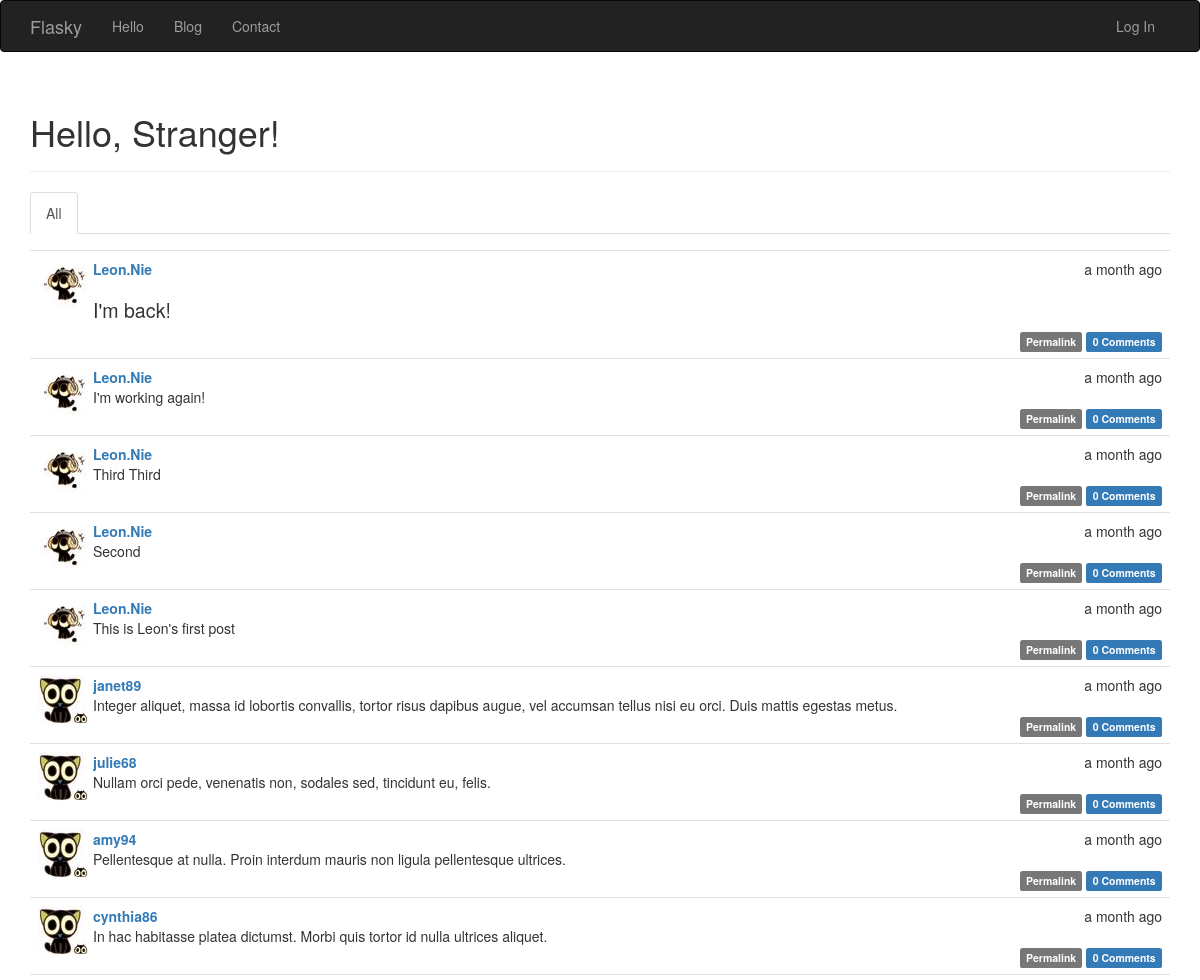
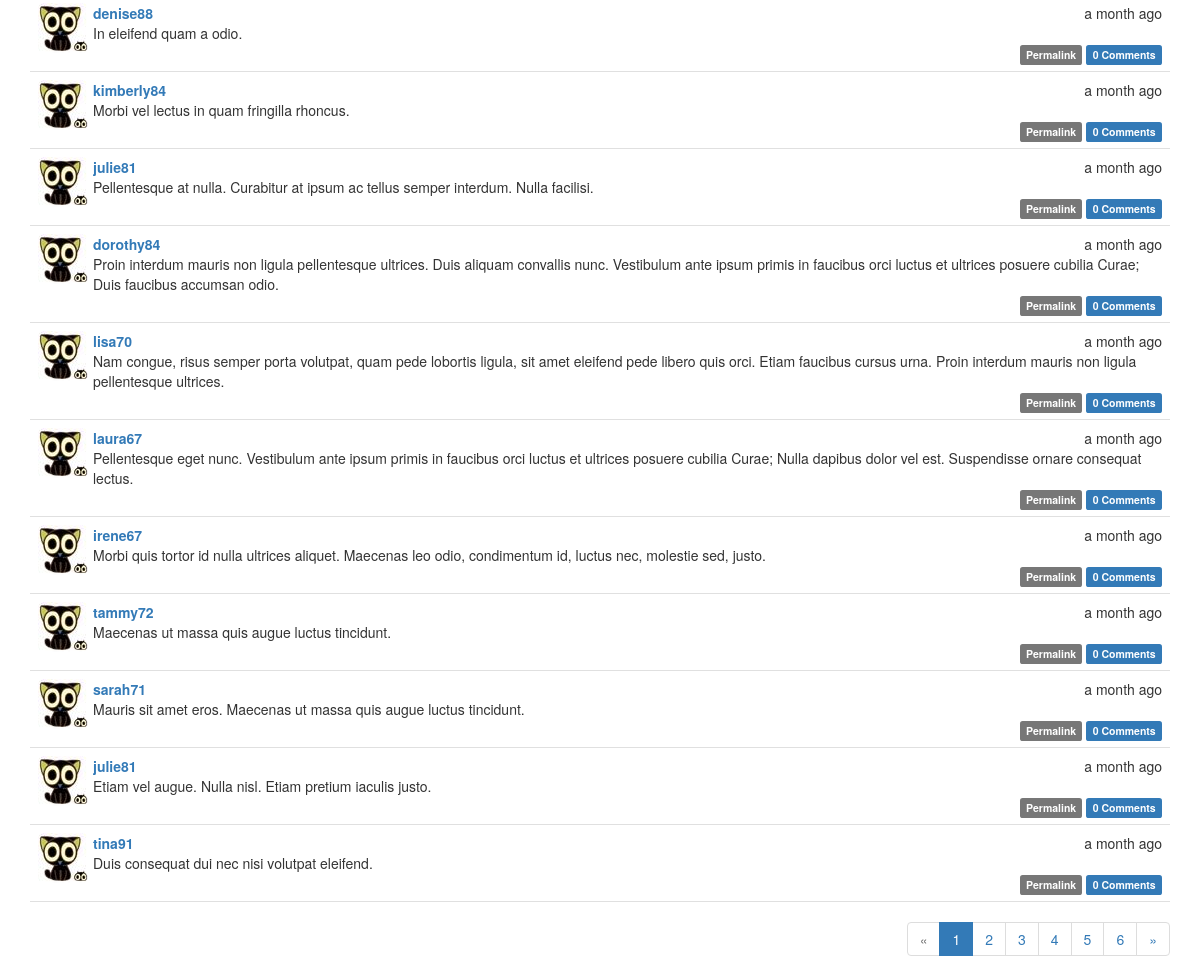
The page /blog/ on the database as committed earlier (2 pictures, top to bottom).
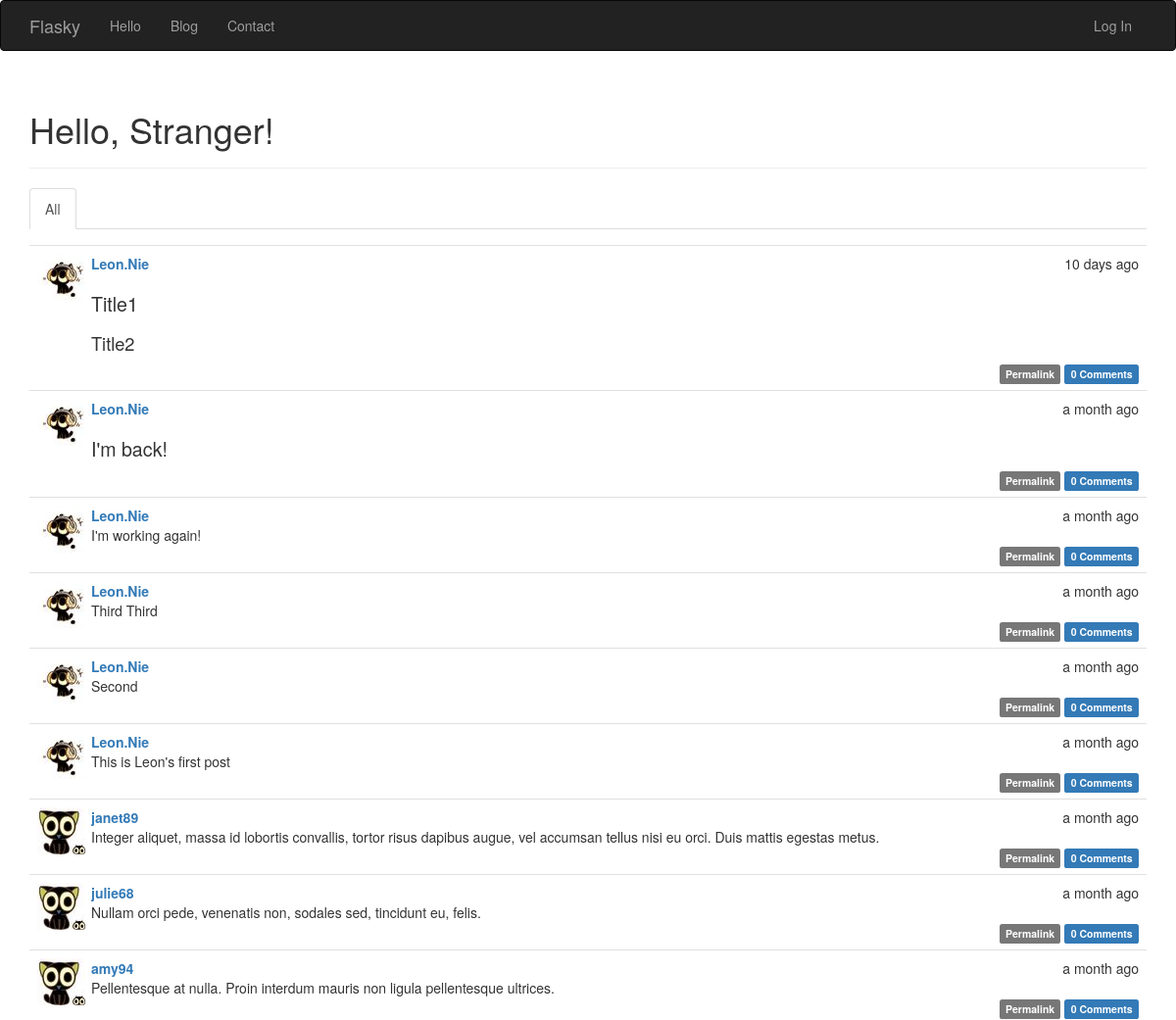
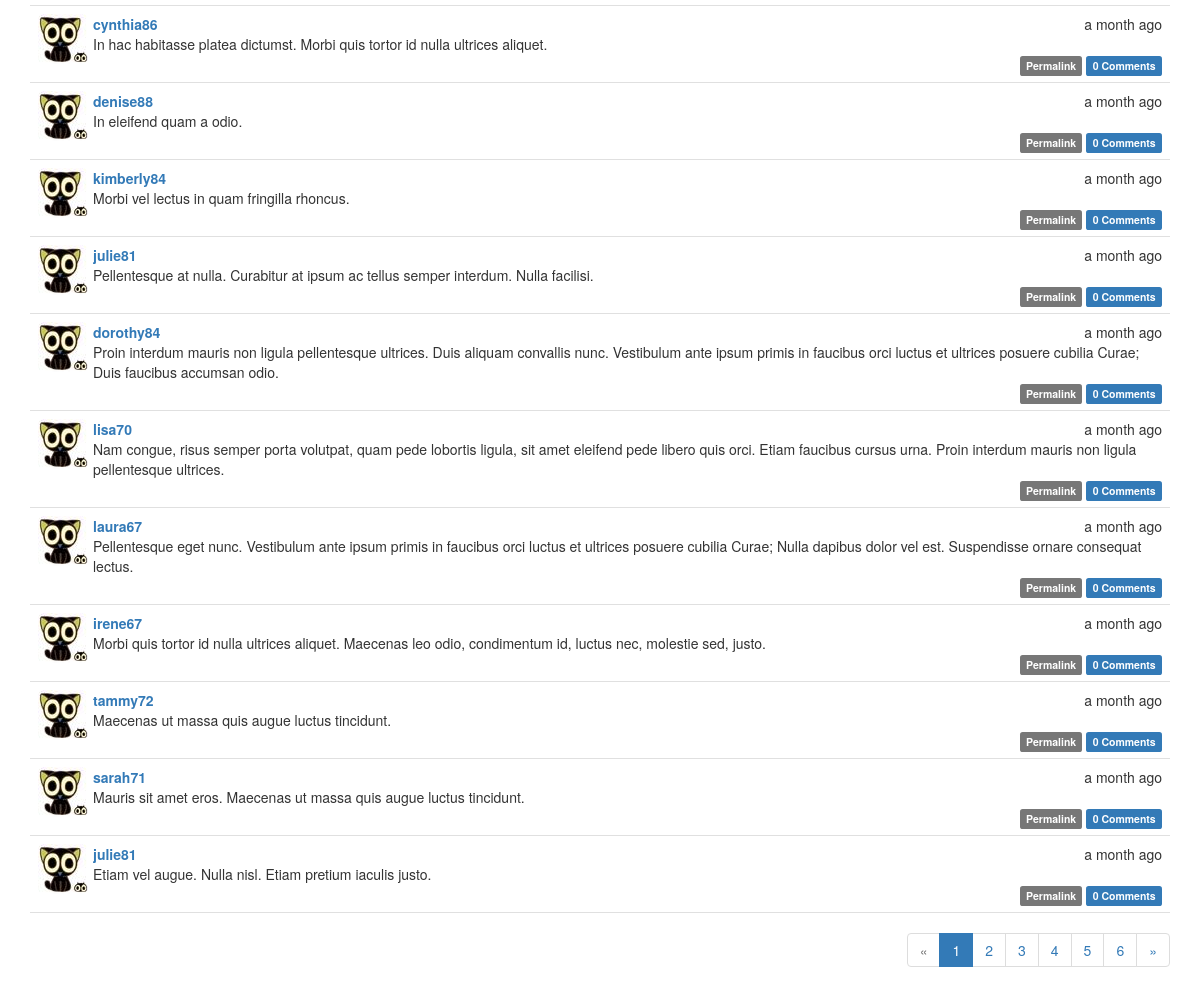
The same page on the database as committed later (2 pictures, top to bottom).
### app/models.py (models this page shows, shortened)
class Post(db.Model):
    __tablename__ = 'posts'
    id = db.Column(db.Integer, primary_key=True)
    body = db.Column(db.Text)
    body_html = db.Column(db.Text)
    timestamp = db.Column(db.DateTime, index=True, default=datetime.utcnow)
    author_id = db.Column(db.Integer, db.ForeignKey('users.id'))
    comments = db.relationship('Comment', backref='post', lazy='dynamic')

class User(UserMixin, db.Model):
    __tablename__ = 'users'
    id = db.Column(db.Integer, primary_key=True)
    email = db.Column(db.String(64), unique=True, index=True)
    username = db.Column(db.String(64), unique=True, index=True)
    role_id = db.Column(db.Integer, db.ForeignKey('roles.id'))
    password_hash = db.Column(db.String(128))
    confirmed = db.Column(db.BOOLEAN, default=False)
    followed = db.relationship('Follow',
                               foreign_keys=[Follow.follower_id],
                               backref=db.backref('follower', lazy='joined'),
                               lazy='dynamic',
                               cascade='all,delete-orphan')
    followers = db.relationship('Follow',
                                foreign_keys=[Follow.followed_id],
                                backref=db.backref('followed', lazy='joined'),
                                lazy='dynamic',
                                cascade='all, delete-orphan')
    comments = db.relationship('Comment', backref='author', lazy='dynamic')
    name = db.Column(db.String(64))
    location = db.Column(db.String(64))
    about_me = db.Column(db.Text())
    Ico = db.Column(db.Integer, default='2')
    member_since = db.Column(db.DateTime(), default=datetime.utcnow)  # 注册时间，db.Column()参数可以接受函数为参数
    last_seen = db.Column(db.DateTime, default=datetime.utcnow)  # 最后登录时间
    posts = db.relationship('Post', backref='author', lazy='dynamic')
    @property
    def password(self):
        raise AttributeError('Password is not a readable attribute')
    def IDIco(self, size='big'):
        if self.Ico is not None:
            if size == "mid":
                url = '../static/avatar/' + str(self.Ico) + '_mid.jpg'
            elif size == "li":
                url = '../static/avatar/' + str(self.Ico) + '_li.jpg'
            else:
                url = '../static/avatar/' + str(self.Ico) + '.jpg'
            return url

### app/main/views.py (the view)
@main.route('/blog/', methods=['GET', 'POST'])
def blog():  # view function
    form = PostForm()
    if current_user.can(Permission.WRITE_ARTICLES) and form.validate_on_submit():
        post = Post(body=form.body.data, author=current_user._get_current_object())
        db.session.add(post)
        return redirect(url_for('.blog'))
    page = request.args.get('page', 1, type=int)
    show_followed = False
    if current_user.is_authenticated:
        show_followed = bool(request.cookies.get('show_followed', ''))
    if show_followed:
        query = current_user.followed_posts
    else:
        query = Post.query
    pagination = query.order_by(Post.timestamp.desc()). \
        paginate(page, per_page=current_app.config['FLASKY_POSTS_PER_PAGE'], error_out=False)  # 默认每页显示20
    posts = pagination.items
    return render_template('blog.html', form=form, posts=posts, show_followed=show_followed, pagination=pagination)

### app/auth/views.py (called while the page is built)
@auth.before_app_request
def before_request():
    if current_user.is_authenticated:
        current_user.ping()

### app/main/__init__.py (called while the page is built)
@main.app_context_processor
def inject_permissions():
    return dict(Permission=Permission)

### app/models.py (called while the page is built)
    def can(self, permissions):
        return False

    def is_administrator(self):
        return False

### app/templates/blog.html (shortened to what this page needs)
{% extends "base.html" %}
{% import "bootstrap/wtf.html" as wtf %}
{% import "_macros.html" as macros %}.
{% block page_content %}
    <div class="page-header">
        <h1>Hello,
            {% if current_user.is_authenticated %}{{ current_user.username }}
            {% else %}Stranger{% endif %}!</h1>
    </div>
    <div class="post-tabs">
        <ul class="nav nav-tabs">
            <li{% if not show_followed %} class="active"{% endif %}><a href="{{ url_for('.show_all') }}">All</a></li>
        </ul>
        {% include '_posts.html' %}
    </div>
    {% if pagination %}
        <div class="pagination">
            {{ macros.pagination_widget(pagination, '.blog') }}
        </div>
    {% endif %}
{% endblock %}

### app/templates/_posts.html (shortened to what this page needs)
<ul class="posts">
    {% for post in posts %}
        <li class="post">
            <div class="post-thumbnail">
                <a href="{{ url_for('.user', username=post.author.username) }}">
                    <img class="img-rounded profile-thumbnail" src="{{ post.author.IDIco('mid') }}">
                </a>
            </div>
            <div class="post-content">
                <div class="post-date">{{ moment(post.timestamp).fromNow() }}</div>
                <div class="post-author">
                    <a href="{{ url_for('.user', username=post.author.username) }}">{{ post.author.username }}</a>
                </div>
                <div class="post-body">
                    {% if post.body_html %}
                        {{ post.body_html|safe }}
                    {% else %}
                        {{ post.body }}
                    {% endif %}
                </div>
                <div class="post-footer">
                    <a href="{{ url_for('.post', id=post.id) }}">
                        <span class="label label-default">Permalink</span>
                    </a>
                    <a href="{{ url_for('.post', id=post.id) }}#comments">
                        <span class="label label-primary">{{ post.comments.count() }} Comments</span>
                    </a>
                </div>
            </div>
        </li>
    {% endfor %}
</ul>

Rows that differ between the two databases and show on the page:
no longer on this page (row unchanged): Post: timestamp "a month ago", author.username "tina91", body "Duis consequat dui nec nisi volutpat eleifend.", comments.count "0"
added Post: timestamp "10 days ago", author.username "Leon.Nie", body_html "Title1 Title2", comments.count "0"
